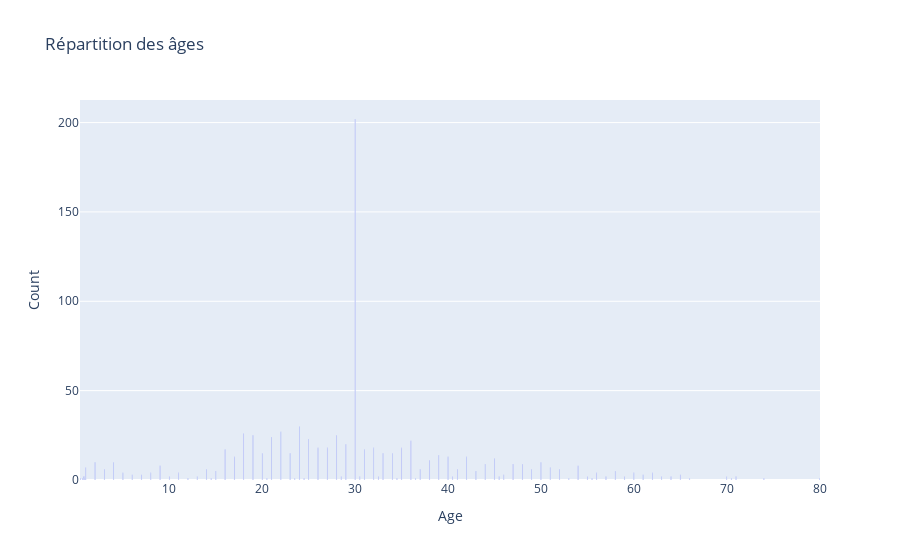

Notebook source saved alongside this figure:
### Markdown cell above
Visualisation de données pertinentes pour l'analyse :
- Répartition des âges
- Répartition des sexes
- Répartition des classes de passager
- Répartition des prix des billets

### Code cell
import nbformat

age = train['Age'].value_counts().reset_index()
age.columns = ['Age', 'Count']

fig = px.bar(age, x='Age', y='Count', title="Répartition des âges")

fig.show()

### Figure 1 — Plotly figure (JSON) as saved in the notebook; plotly's stock layout.template omitted (floating-point values rounded to 4 significant figures)
{"data": [{"hovertemplate": "Age=%{x}<br>Count=%{y}<extra></extra>", "legendgroup": "", "marker": {"color": "#636efa", "pattern": {"shape": ""}}, "name": "", "orientation": "v", "showlegend": false, "textposition": "auto", "type": "bar", "x": [30.0, 24.0, 22.0, 18.0, 28.0, 19.0, 21.0, 25.0, 36.0, 29.0, 32.0, 27.0, 35.0, 26.0, 31.0, 16.0, 23.0, 34.0, 20.0, 33.0, 39.0, 42.0, 17.0, 40.0, 45.0, 38.0, 2.0, 50.0, 4.0, 48.0, 47.0, 44.0, 54.0, 9.0, 51.0, 1.0, 37.0, 14.0, 52.0, 41.0, 49.0, 3.0, 58.0, 15.0, 43.0, 5.0, 8.0, 11.0, 56.0, 60.0, 62.0, 61.0, 6.0, 46.0, 65.0, 7.0, 13.0, 55.0, 70.0, 57.0, 30.5, 32.5, 71.0, 40.5, 59.0, 0.83, 28.5, 10.0, 0.75, 64.0, 63.0, 45.5, 66.0, 55.5, 70.5, 12.0, 14.5, 36.5, 20.5, 0.92, 23.5, 53.0, 80.0, 24.5, 0.67, 0.42, 34.5, 74.0], "xaxis": "x", "y": [202, 30, 27, 26, 25, 25, 24, 23, 22, 20, 18, 18, 18, 18, 17, 17, 15, 15, 15, 15, 14, 13, 13, 13, 12, 11, 10, 10, 10, 9, 9, 9, 8, 8, 7, 7, 6, 6, 6, 6, 6, 6, 5, 5, 5, 4, 4, 4, 4, 4, 4, 3, 3, 3, 3, 3, 2, 2, 2, 2, 2, 2, 2, 2, 2, 2, 2, 2, 2, 2, 2, 2, 1, 1, 1, 1, 1, 1, 1, 1, 1, 1, 1, 1, 1, 1, 1, 1], "yaxis": "y"}], "layout": {"barmode": "relative", "legend": {"tracegroupgap": 0}, "title": {"text": "Répartition des âges"}, "xaxis": {"anchor": "y", "domain": [0, 1], "title": {"text": "Age"}}, "yaxis": {"anchor": "x", "domain": [0, 1], "title": {"text": "Count"}}}}
